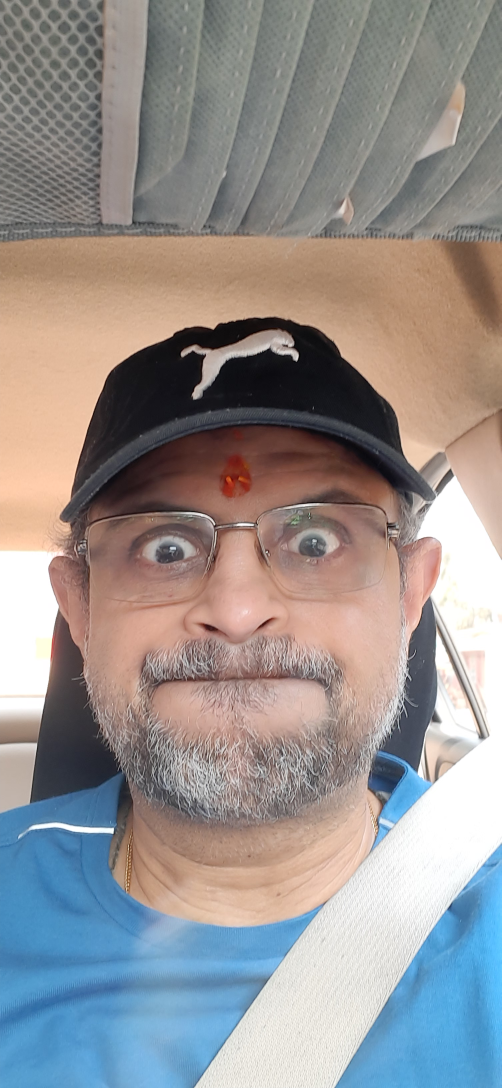
#> input picture examples/Python/MyProjects/OpenCV/images/manish.png, 1504 x 3264 px (shown at 1/3 size)
$ python wavelets.py
#> lines starting #> are read from the running program, lines starting #| are printed output that depends on the picture
### examples/Python/MyProjects/OpenCV/rosebrock/cv2_utils.py
# -*- coding: utf-8 -*-

"""
* cv2_utils.py - OpenCV utilities for images
*
* @author: Manish Bhobe
* My experiments with Python, C++, OpenCV, Data Science & ML
* Code is provided for learning purposes only! Use at your own risk!!
"""
import cv2
import numpy as np
import matplotlib.pyplot as plt
from typing import List


# [12 lines left out: function cv2_imshow, not called in this run]


def cv2_imxshow(
    images: List[np.ndarray], titles: List[str] = None, title = None, fig_size = None, show_axis = False,
    max_cols = 5
):
    """ shows a list of images in the same matplotlib window """
    if titles is not None:
        assert len(images) == len(titles), \
            f"FATAL ERROR: number of titles should be same as number of images!"

    num_images = len(images)
    num_cols = max_cols if num_images > max_cols else num_images
    num_rows = num_images // max_cols
    num_rows += 1 if num_images % max_cols > 0 else 0

    f, ax = plt.subplots(num_rows, num_cols, figsize = fig_size)
    f.tight_layout()
    f.subplots_adjust(top = 0.90)

    for row in range(num_rows):
        for col in range(num_cols):
            index = row * num_cols + col
            image = images[index]
            image = cv2.cvtColor(image, cv2.COLOR_BGR2RGB)
            if index < num_images:
                if num_rows > 1:
                    ax[row, col].axis("off")
                    ax[row, col].imshow(image)
                    if titles is not None:
                        ax[row, col].set_title(titles[index])
                else:
                    ax[col].axis("off")
                    ax[col].imshow(image)
                    if titles is not None:
                        ax[col].set_title(titles[index])

    if title is not None:
        plt.suptitle(title)
    plt.show()


# [47 lines left out: functions translate_image, rotate_image, scale_image, affine_transform_image, perspective_transform_image, not called in this run]

### examples/Python/MyProjects/OpenCV/rosebrock/wavelets.py
#!/usr/bin/env python
# -*- coding: utf-8 -*-

"""
* wavelets.py - wave effects with OpenCV
*
* @author: Manish Bhobe
* My experiments with Python, C++, OpenCV, Data Science & ML
* Code is provided for learning purposes only! Use at your own risk!!
"""
import os
import math
import pathlib

import numpy as np
import cv2
import cv2_utils
from cv2_utils import cv2_imxshow

IMAGES_PATH = pathlib.Path(__file__).parent.parent / "images"


def main():
    manish_image_path = IMAGES_PATH.joinpath("manish.png")
    manish_image = cv2.imread(str(manish_image_path), cv2.IMREAD_COLOR)
#> manish_image is the input picture: shape (3264, 1504, 3); mean B, G, R 144.8, 145.7, 150.3
    num_rows, num_cols = manish_image.shape[:2]
#> num_rows = 3264; num_cols = 1504

    # verticle wave
    manish_vw = np.zeros(manish_image.shape, dtype=manish_image.dtype)
    for i in range(num_rows):
        for j in range(num_cols):
            offset_x = int(25.0 * math.sin(2 * math.pi * i / 180))
            offset_y = 0
            if j + offset_x < num_rows:
                manish_vw[i, j] = manish_image[i, (j + offset_x) % num_cols]
            else:
                manish_vw[i, j] = 0
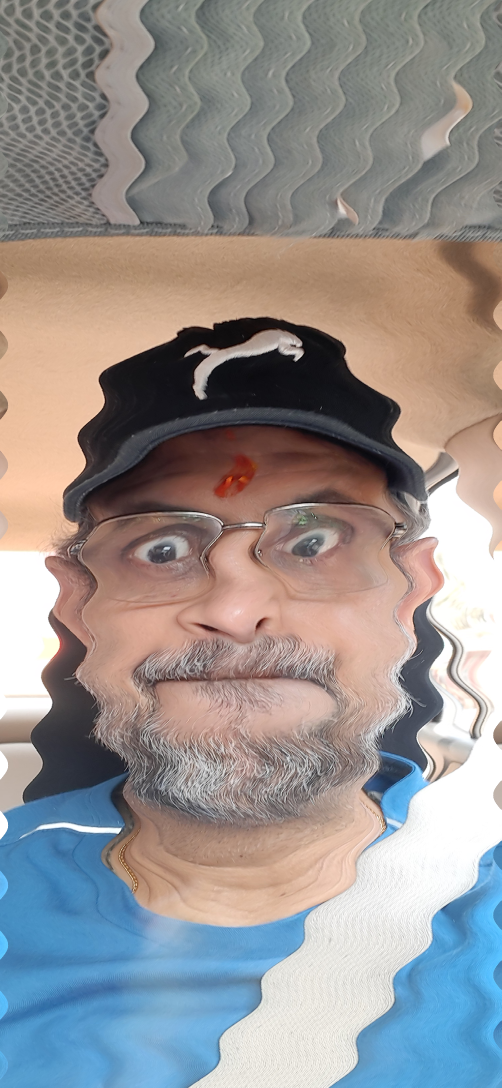
#> manish_vw: shape (3264, 1504, 3) (shown at 1/3 size); mean B, G, R 144.8, 145.7, 150.3

    # horizontal wave
    manish_hw = np.zeros(manish_image.shape, dtype=manish_image.dtype)
    for i in range(num_rows):
        for j in range(num_cols):
            offset_x = 0
            offset_y = int(16.0 * math.sin(2 * math.pi * j / 150))
            if i + offset_y < num_rows:
                manish_hw[i, j] = manish_image[(i + offset_y) % num_rows, j]
            else:
                manish_hw[i, j] = 0
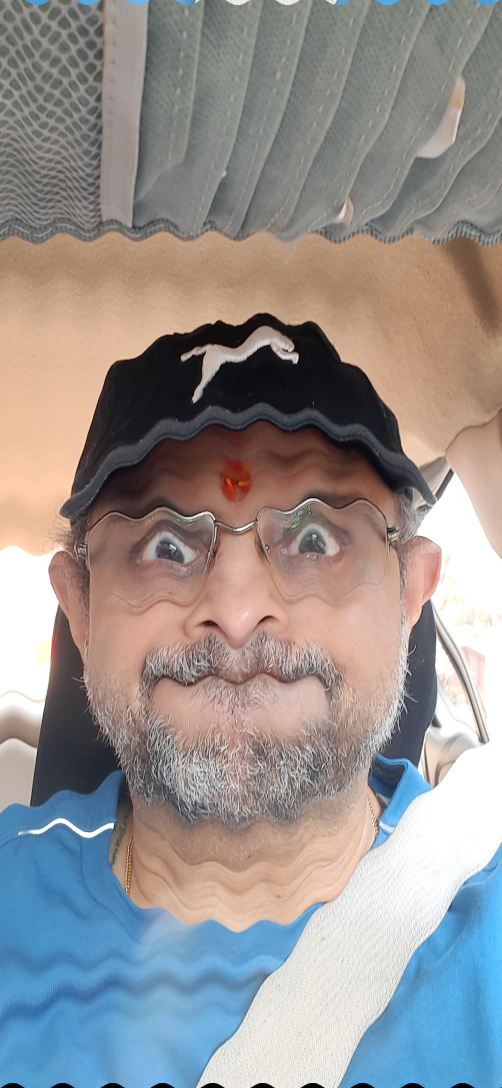
#> manish_hw: shape (3264, 1504, 3) (shown at 1/3 size); mean B, G, R 144.6, 145.5, 150.1

    cv2_imxshow([manish_image, manish_vw, manish_hw], ["Original", "Vertical Wave", "Horizontal Wave"], "Wave effects")
#> in cv2_imxshow, `num_images = len(images)`: num_images = 3
#> in cv2_imxshow, `num_rows = num_images // max_cols`: num_rows = 0
#> in cv2_imxshow, `num_rows += 1 if num_images % max_cols > 0 else 0`: num_rows = 1
#> in cv2_imxshow, `plt.show()`:
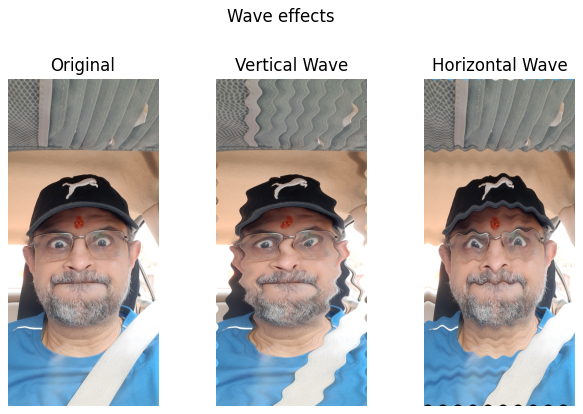
#> figure drawn by matplotlib, 3 panels


if __name__ == "__main__":
    main()

$ run again, with examples/Python/MyProjects/OpenCV/images/tree_input.png copied over examples/Python/MyProjects/OpenCV/images/manish.png
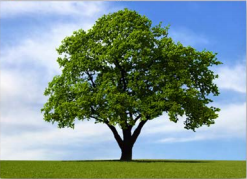
#> input picture examples/Python/MyProjects/OpenCV/images/tree_input.png, 247 x 179 px
#> in main, manish_image is the input picture: shape (179, 247, 3); mean B, G, R 142.9, 149, 125.7
#> after the loop in main, `for i in range(num_rows):`:
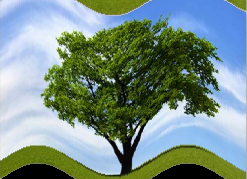
#> manish_hw: shape (179, 247, 3); mean B, G, R 135.3, 143.1, 120.8
#> num_images = 3
#> in cv2_imxshow, `num_rows = num_images // max_cols`: num_rows = 0
#> in cv2_imxshow, `num_rows += 1 if num_images % max_cols > 0 else 0`: num_rows = 1
#> in cv2_imxshow, `plt.show()`:
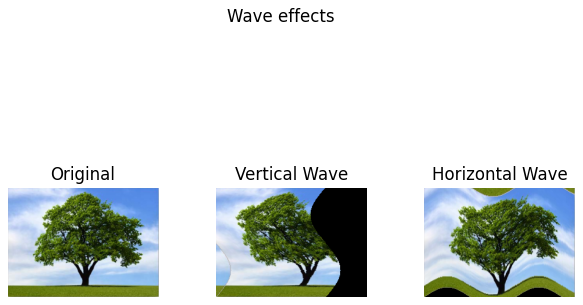
#> figure drawn by matplotlib, 3 panels
